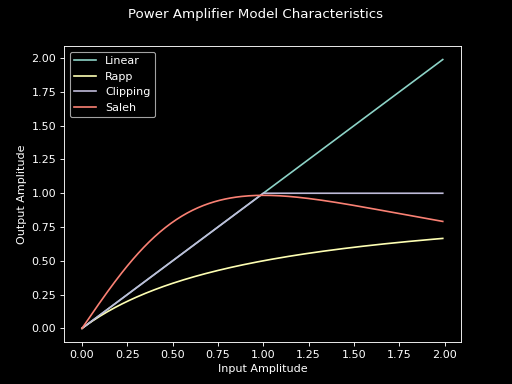

Write Python code to recreate this figure.
# -*- coding: utf-8 -*-

import matplotlib.pyplot as plt
from scipy.constants import pi

from hermespy.core import Executable
from hermespy.simulation import PowerAmplifier, SalehPowerAmplifier, RappPowerAmplifier, \
    ClippingPowerAmplifier
    
__author__ = "Jan Adler"
__copyright__ = "Copyright 2023, Barkhausen Institut gGmbH"
__credits__ = ["Jan Adler"]
__license__ = "AGPLv3"
__version__ = "0.2.7"
__maintainer__ = "Jan Adler"
__email__ = "jan.adler@barkhauseninstitut.org"
__status__ = "Prototype"


with Executable.style_context():
    
    figure, amplitude_axes = plt.subplots()
    figure.suptitle("Power Amplifier Model Characteristics")

    amplitude_axes.set_xlabel("Input Amplitude")
    amplitude_axes.set_ylabel("Output Amplitude")

    phase_axes = amplitude_axes.twinx()
    phase_axes.set_ylabel("Output Phase")
    phase_axes.set_ylim([-pi, pi])

    saturation_amplitude = 1.0
    amplifiers = [
        PowerAmplifier(saturation_amplitude=saturation_amplitude),
        RappPowerAmplifier(saturation_amplitude=saturation_amplitude, smoothness_factor=0.5),
        ClippingPowerAmplifier(saturation_amplitude=saturation_amplitude),
        SalehPowerAmplifier(saturation_amplitude=saturation_amplitude, amplitude_alpha=1.9638, amplitude_beta=0.9945, phase_alpha=2.5293, phase_beta=2.8168),
    ]

    for amplifier in amplifiers:
        amplifier.plot(axes=(amplitude_axes, phase_axes))
        
    amplitude_axes.legend(['Linear', 'Rapp', 'Clipping', 'Saleh'])
    phase_axes.set_visible(False)

    plt.show()
